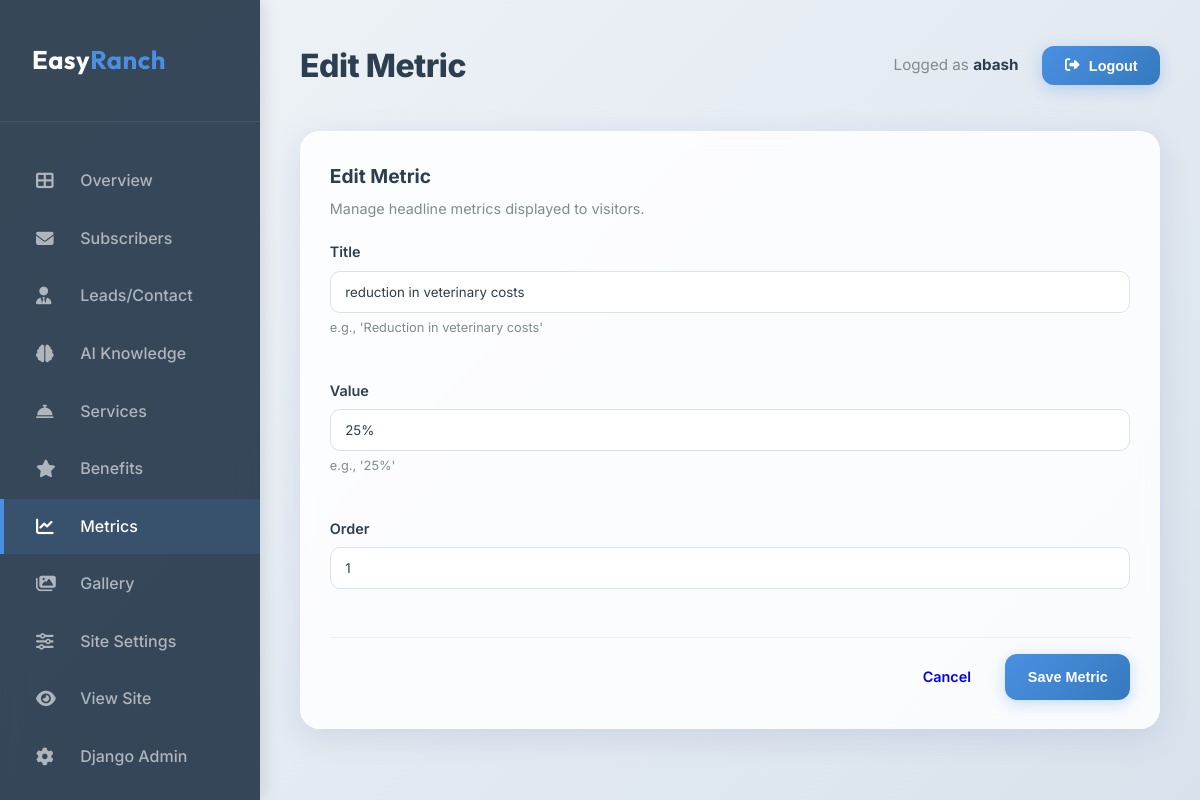
Page /dashboard/metrics/1/edit/ (signed in) on the committed database.
### core/models.py (models this page shows, shortened)
class Metric(models.Model):
    title = models.CharField(max_length=100, help_text="e.g., 'Reduction in veterinary costs'")
    value = models.CharField(max_length=50, help_text="e.g., '25%'")
    order = models.PositiveIntegerField(default=0)
    class Meta:
        ordering = ['order']

### core/views_dashboard.py (the view)
# urls.py: path('dashboard/metrics/<int:pk>/edit/', views_dashboard.DashboardMetricUpdateView.as_view(), name='dashboard_metrics_edit'),
class DashboardMetricUpdateView(DashboardFormFeedbackMixin, StaffRequiredMixin, UpdateView):
    model = Metric
    template_name = 'dashboard/metric_form.html'
    fields = ['title', 'value', 'order']
    success_url = reverse_lazy('dashboard_metrics')
    success_message = "Metric updated successfully."
    def get_context_data(self, **kwargs):
        context = super().get_context_data(**kwargs)
        context['title'] = "Edit Metric"
        return context

### core/views_dashboard.py (called while the page is built)
    @method_decorator(staff_member_required(login_url='admin:login'))
    def dispatch(self, *args, **kwargs):
        return super().dispatch(*args, **kwargs)

### templates/dashboard/metric_form.html (shortened to what this page needs)
{% extends 'dashboard/base.html' %}
{% block page_title %}{{ title }}{% endblock %}
{% block content %}
<div class="db-card db-form-card">
    <div class="db-form-header">
        <h3>{{ title }}</h3>
        <p>Manage headline metrics displayed to visitors.</p>
    </div>
    <form method="post" class="db-form" novalidate>
        <div class="db-form-grid">
        {% for field in form %}
        <div class="form-group">
            <label for="{{ field.id_for_label }}">{{ field.label }}</label>
            {{ field }}
            {% if field.help_text %}<small class="form-help">{{ field.help_text }}</small>{% endif %}
        </div>
        {% endfor %}
        </div>
        <div class="db-form-actions">
            <a href="{% url 'dashboard_metrics' %}" class="db-btn">Cancel</a>
            <button type="submit" class="db-btn db-btn-primary">Save Metric</button>
        </div>
    </form>
</div>
{% endblock %}

### templates/dashboard/base.html (shortened to what this page needs)
{% load static %}
<!DOCTYPE html>
<html lang="en">
<head>
    <link rel="stylesheet" href="https://cdnjs.cloudflare.com/ajax/libs/font-awesome/6.4.0/css/all.min.css">
    <link rel="stylesheet" href="{% static 'styles.css' %}">
    <link rel="stylesheet" href="{% static 'dashboard.css' %}">
</head>
<body class="dashboard-body">
    <aside class="db-sidebar">
        <div class="db-logo">
            <h2>Easy<span>Ranch</span></h2>
        </div>
        <nav class="db-nav">
            <a href="{% url 'dashboard_home' %}" class="db-nav-item {% if request.resolver_match.url_name == 'dashboard_home' %}active{% endif %}">
                <i class="fas fa-th-large"></i> Overview
            </a>
            <a href="{% url 'dashboard_subscribers' %}" class="db-nav-item {% if request.resolver_match.url_name == 'dashboard_subscribers' %}active{% endif %}">
                <i class="fas fa-envelope"></i> Subscribers
            </a>
            <a href="{% url 'dashboard_leads' %}" class="db-nav-item {% if request.resolver_match.url_name == 'dashboard_leads' %}active{% endif %}">
                <i class="fas fa-user-tie"></i> Leads/Contact
            </a>
            <a href="{% url 'dashboard_knowledge' %}" class="db-nav-item {% if 'knowledge' in request.path %}active{% endif %}">
                <i class="fas fa-brain"></i> AI Knowledge
            </a>
            <a href="{% url 'dashboard_services' %}" class="db-nav-item {% if 'services' in request.path %}active{% endif %}">
                <i class="fas fa-concierge-bell"></i> Services
            </a>
            <a href="{% url 'dashboard_benefits' %}" class="db-nav-item {% if 'benefits' in request.path %}active{% endif %}">
                <i class="fas fa-star"></i> Benefits
            </a>
            <a href="{% url 'dashboard_metrics' %}" class="db-nav-item {% if 'metrics' in request.path %}active{% endif %}">
                <i class="fas fa-chart-line"></i> Metrics
            </a>
            <a href="{% url 'dashboard_gallery' %}" class="db-nav-item {% if 'gallery' in request.path %}active{% endif %}">
                <i class="fas fa-images"></i> Gallery
            </a>
            <a href="{% url 'dashboard_settings' %}" class="db-nav-item {% if 'settings' in request.path %}active{% endif %}">
                <i class="fas fa-sliders-h"></i> Site Settings
            </a>
            <a href="{% url 'homepage' %}" class="db-nav-item" target="_blank">
                <i class="fas fa-eye"></i> View Site
            </a>
            <a href="{% url 'admin:index' %}" class="db-nav-item">
                <i class="fas fa-cog"></i> Django Admin
            </a>
        </nav>
    </aside>
    <main class="db-main">
        <header class="db-header">
            <div class="db-welcome">
                <h1>{% block page_title %}Dashboard{% endblock %}</h1>
            </div>
            <div class="db-user-nav">
                <span class="user-info">Logged as <strong>{{ user.username }}</strong></span>
                <form method="POST" action="{% url 'logout' %}">
    <button type="submit" class="db-btn db-btn-primary">
        <i class="fas fa-sign-out-alt"></i> Logout
    </button>
</form>
            </div>
        </header>
        {% block content %}{% endblock %}
    </main>
</body>
</html>

### static/styles.css (style rules this page uses)
:root { --primary-color: #2c5530; --secondary-color: #8B4513; --accent-color: #FF6B35; --text-dark: #2c3e50; --text-light: #ffffff; --bg-light: #f8f9fa; --bg-dark: #1a1a1a; --overlay-light: rgba(255, 255, 255, 0.9); --overlay-dark: rgba(0, 0, 0, 0.7); --success-color: #27ae60; --warning-color: #f39c12; --error-color: #e74c3c; --border-radius: 12px; --box-shadow: 0 10px 30px rgba(0, 0, 0, 0.1); --transition: all 0.3s cubic-bezier(0.4, 0, 0.2, 1); }
* { margin: 0; padding: 0; box-sizing: border-box; }
body { font-family: 'Inter', sans-serif; line-height: 1.6; color: var(--text-dark); overflow-x: hidden; }
.form-group { margin-bottom: 1.5rem; }
.form-group label { display: block; margin-bottom: 0.5rem; font-weight: 500; }
.form-group input, .form-group textarea { width: 100%; padding: 12px; border: 1px solid rgba(255, 255, 255, 0.3); border-radius: var(--border-radius); background: rgba(255, 255, 255, 0.1); color: var(--text-light); font-family: inherit; }
.form-group input::placeholder, .form-group textarea::placeholder { color: rgba(255, 255, 255, 0.7); }
:root { --chatbot-dark-green: #2c5530; --chatbot-light-green: #4caf50; --chatbot-vibrant-green: #27ae60; --chatbot-bg: #ffffff; --chatbot-text: #2c3e50; --chatbot-user-bg: #2c5530; --chatbot-bot-bg: #f1f3f5; }

### rows in the picture
Metric: form "reduction in veterinary costs" "25%" "1"

### other values in the picture
{{ title }} "Edit Metric"
{{ user.username }} "abash"
{{ field.label }} "Title" "Value" "Order"
{{ field.help_text }} "e.g., 'Reduction in veterinary costs'" "e.g., '25%'"
